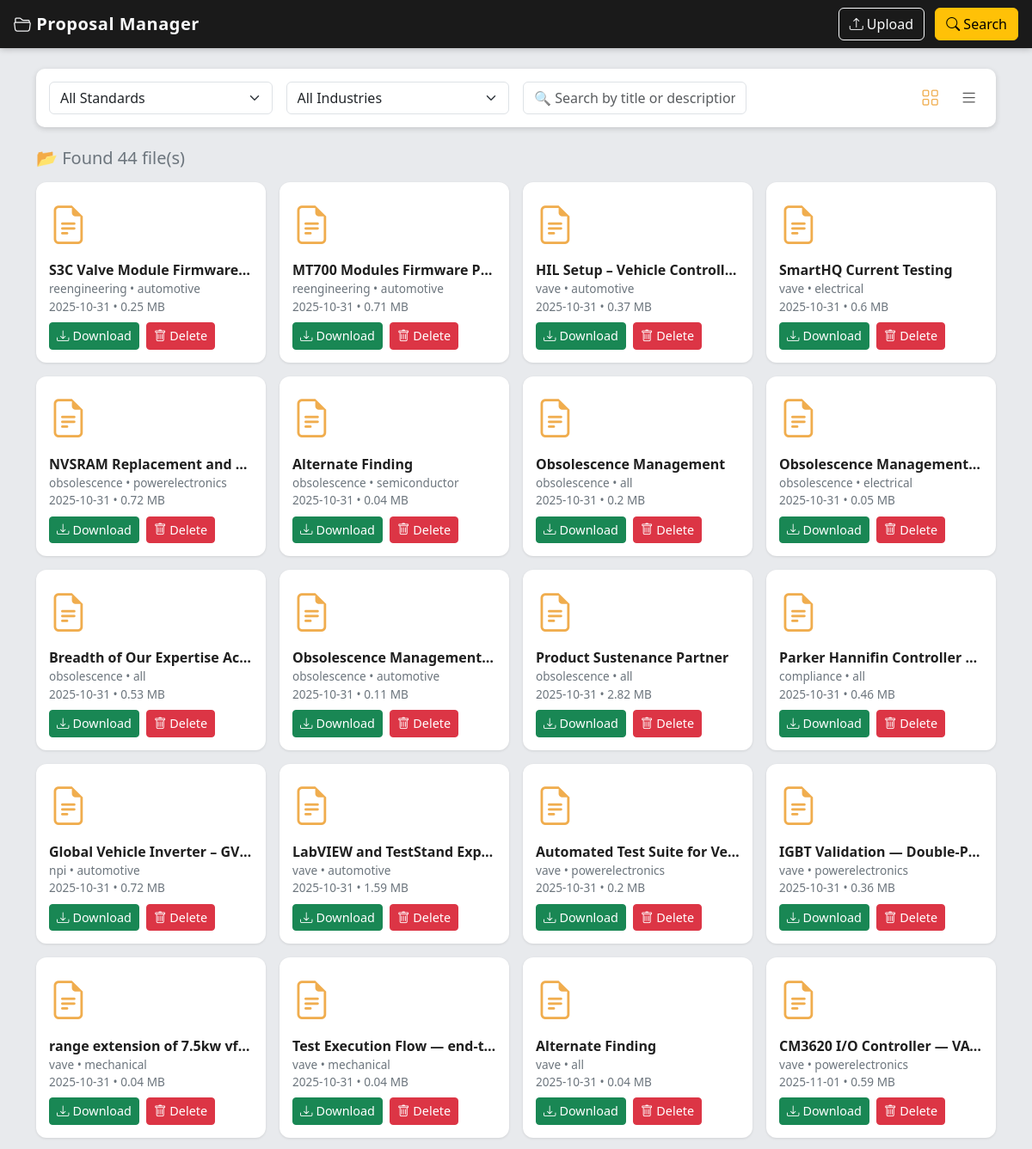
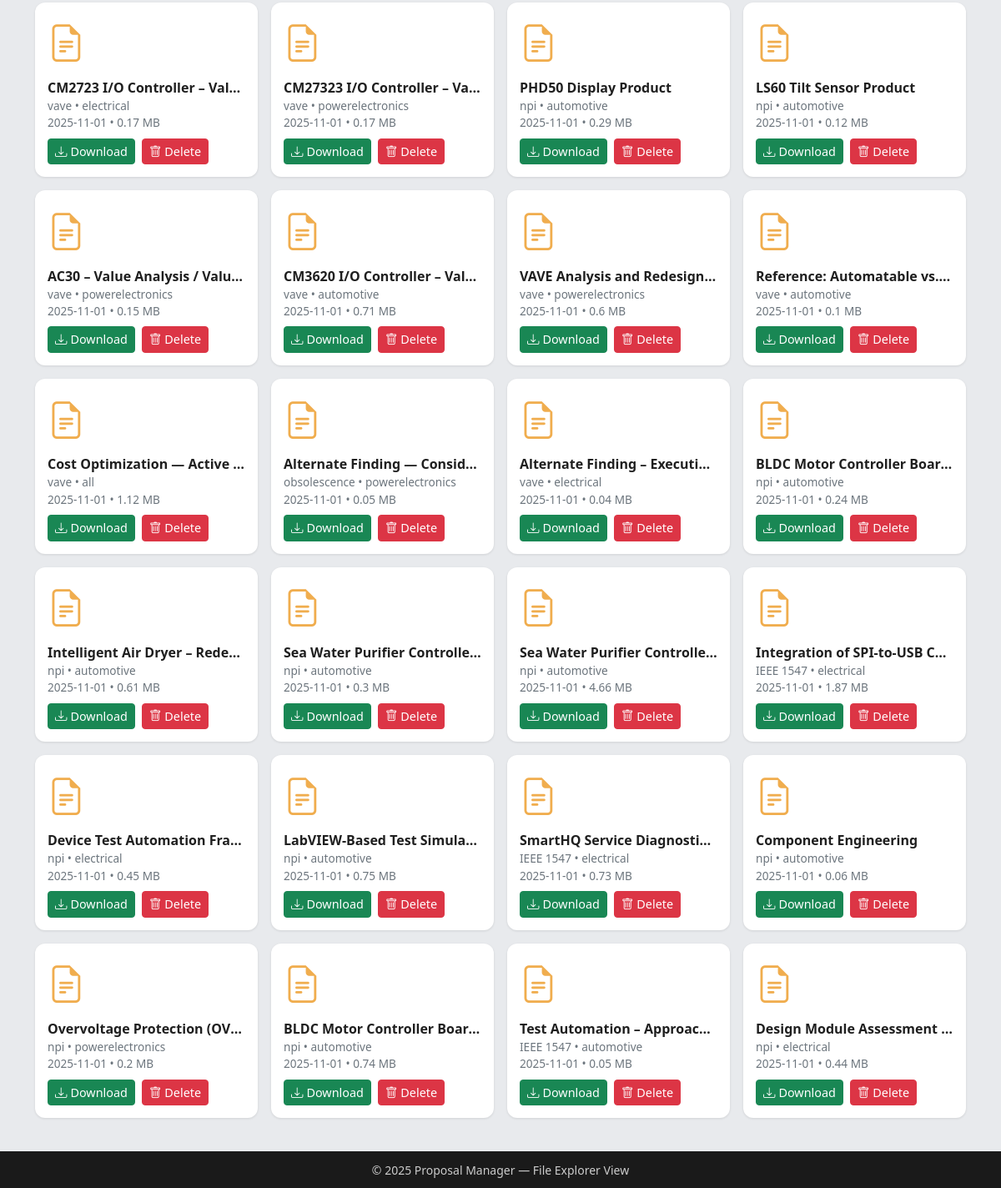
Screenshot of /search with the database file from the repository (2 pictures, top to bottom).
### newapp.py (models this page shows)
class Proposal(db.Model):
    __tablename__ = 'proposals'
    id = db.Column(db.Integer, primary_key=True)
    title = db.Column(db.String(150), nullable=False)
    description = db.Column(db.Text, nullable=True)
    standard = db.Column(db.String(100), nullable=True)
    industry = db.Column(db.String(100), nullable=True)
    filename = db.Column(db.String(200), nullable=True)
    file_size = db.Column(db.Float, nullable=True)  # ✅ new field added
    uploaded_at = db.Column(db.DateTime, default=datetime.utcnow)
    user_id = db.Column(db.Integer, db.ForeignKey('users.id'), nullable=False)

### newapp.py (the view)
    @app.route('/search', methods=['GET', 'POST'])
    def search():
        keyword = request.args.get('keyword', '').lower()
        standard = request.args.get('standard', '').lower()
        industry = request.args.get('industry', '').lower()
        query = Proposal.query
        if keyword:
            query = query.filter(Proposal.title.ilike(f'%{keyword}%') | Proposal.description.ilike(f'%{keyword}%'))
        if standard:
            query = query.filter(Proposal.standard.ilike(f'%{standard}%'))
        if industry:
            query = query.filter(Proposal.industry.ilike(f'%{industry}%'))
        results = query.all()
        return render_template('search_results.html', results=results, year=datetime.now().year)

### templates/search_results.html (shortened to what this page needs)
<!DOCTYPE html>
<html lang="en">
<head>
  <link href="https://cdn.jsdelivr.net/npm/bootstrap@5.3.3/dist/css/bootstrap.min.css" rel="stylesheet" />
  <link href="https://cdn.jsdelivr.net/npm/bootstrap-icons@1.11.3/font/bootstrap-icons.css" rel="stylesheet" />
</head>
<body>
  <nav class="navbar navbar-expand-lg px-3">
    <a class="navbar-brand" href="{{ url_for('home') }}">
      <i class="bi bi-folder2-open"></i> Proposal Manager
    </a>
    <div class="ms-auto">
      <a href="{{ url_for('upload') }}" class="btn btn-outline-light me-2"><i class="bi bi-upload"></i> Upload</a>
      <a href="{{ url_for('search') }}" class="btn btn-warning"><i class="bi bi-search"></i> Search</a>
    </div>
  </nav>
  <main class="container my-4">
    <div class="search-bar">
      <form id="searchForm" class="row g-3 align-items-center" autocomplete="off">
        <div class="col-md-3">
          <select id="standardFilter" name="standard" class="form-select">
            <option value="">All Standards</option>
          </select>
        </div>
        <div class="col-md-3">
          <select id="industryFilter" name="industry" class="form-select">
            <option value="">All Industries</option>
          </select>
        </div>
        <div class="col-md-3">
          <input id="searchInput" type="text" name="keyword" class="form-control"
                 placeholder="🔍 Search by title or description">
        </div>
        <div class="col-md-3 view-toggle">
          <button type="button" id="gridView" class="active" title="Grid View"><i class="bi bi-grid"></i></button>
          <button type="button" id="listView" title="List View"><i class="bi bi-list"></i></button>
        </div>
      </form>
    </div>
    {% if results is defined %}
      {% if results %}
        <h5 class="mt-4 mb-3 text-secondary" id="resultCount">📂 Found {{ results|length }} file(s)</h5>
        <div id="gridContainer" class="file-grid fade-in">
          {% for proposal in results %}
            <div class="file-card"
                 data-title="{{ proposal.title | lower }}"
                 data-description="{{ proposal.description | lower }}"
                 data-standard="{{ proposal.standard | lower }}"
                 data-industry="{{ proposal.industry | lower }}">
              <div class="file-icon"><i class="bi bi-file-earmark-text"></i></div>
              <div class="file-title">{{ proposal.title }}</div>
              <div class="file-meta">
                {{ proposal.standard or 'No Standard' }} • {{ proposal.industry or 'Unknown' }}<br>
                {{ proposal.uploaded_at.strftime("%Y-%m-%d") }} • {{ proposal.file_size or '0' }} MB
              </div>
              <div class="file-actions">
                <a href="{{ url_for('download', proposal_id=proposal.id) }}" class="btn btn-success btn-sm btn-icon">
                  <i class="bi bi-download"></i> Download
                </a>
                <form method="post" action="{{ url_for('delete', proposal_id=proposal.id) }}" class="d-inline"
                      onsubmit="return confirm('Are you sure you want to delete this file?');">
                  <button type="submit" class="btn btn-danger btn-sm btn-icon">
                    <i class="bi bi-trash"></i> Delete
                  </button>
                </form>
              </div>
            </div>
          {% endfor %}
        </div>
      {% else %}
        <p class="text-center mt-4 text-muted">No files match your search.</p>
      {% endif %}
    {% else %}
      <p class="text-center mt-4 text-muted">Start typing above to search through proposals.</p>
    {% endif %}
  </main>
  <footer class="text-center">
    <small>&copy; {{ year }} Proposal Manager — File Explorer View</small>
  </footer>
</body>
</html>

### templates/search_results.html (style rules this page uses)
body { background: #e8eaed; font-family: "Segoe UI", sans-serif; color: #1f1f1f; }
.navbar { background-color: #1a1a1a; box-shadow: 0 0 8px rgba(0, 0, 0, 0.3); }
.navbar-brand { color: #f8f9fa !important; font-weight: 600; letter-spacing: 0.5px; }
.search-bar { background: #fff; border-radius: 10px; padding: 15px; box-shadow: 0 2px 6px rgba(0, 0, 0, 0.15); }
.file-grid { display: grid; grid-template-columns: repeat(auto-fill, minmax(240px, 1fr)); gap: 1rem; margin-top: 1rem; }
.file-card { background: #fff; border-radius: 12px; padding: 15px; transition: all 0.25s ease-in-out; box-shadow: 0 1px 3px rgba(0, 0, 0, 0.1); cursor: pointer; }
.file-icon { font-size: 2.8rem; color: #f0ad4e; }
.file-title { font-weight: 600; margin-top: 8px; font-size: 1rem; text-overflow: ellipsis; overflow: hidden; white-space: nowrap; }
.file-meta { font-size: 0.85rem; color: #6c757d; }
.file-actions { margin-top: 8px; display: flex; gap: 8px; }
.btn-icon { display: flex; align-items: center; gap: 4px; font-size: 0.9rem; }
.view-toggle { text-align: right; }
.view-toggle button { border: none; background: transparent; color: #555; font-size: 1.3rem; margin-left: 8px; transition: color 0.2s ease-in-out; }
.view-toggle button.active { color: #f0ad4e; }
footer { background: #1a1a1a; color: #ccc; padding: 10px; margin-top: 40px; }
.fade-in { animation: fadeIn 0.4s ease-in-out; }

### rows the page displays
Proposal: title "S3C Valve Module Firmware…", standard "reengineering", industry "automotive", uploaded_at "2025-10-31", file_size "0.25"
Proposal: title "MT700 Modules Firmware P…", standard "reengineering", industry "automotive", uploaded_at "2025-10-31", file_size "0.71"
Proposal: title "HIL Setup – Vehicle Controll…", standard "vave", industry "automotive", uploaded_at "2025-10-31", file_size "0.37"
Proposal: title "SmartHQ Current Testing", standard "vave", industry "electrical", uploaded_at "2025-10-31", file_size "0.6"
Proposal: title "NVSRAM Replacement and…", standard "obsolescence", industry "powerelectronics", uploaded_at "2025-10-31", file_size "0.72"
Proposal: title "Alternate Finding", standard "obsolescence", industry "semiconductor", uploaded_at "2025-10-31", file_size "0.04"
Proposal: title "Obsolescence Management", standard "obsolescence", industry "all", uploaded_at "2025-10-31", file_size "0.2"
Proposal: title "Obsolescence Management…", standard "obsolescence", industry "electrical", uploaded_at "2025-10-31", file_size "0.05"
Proposal: title "Breadth of Our Expertise Ac…", standard "obsolescence", industry "all", uploaded_at "2025-10-31", file_size "0.53"
Proposal: title "Obsolescence Management…", standard "obsolescence", industry "automotive", uploaded_at "2025-10-31", file_size "0.11"
Proposal: title "Product Sustenance Partner", standard "obsolescence", industry "all", uploaded_at "2025-10-31", file_size "2.82"
Proposal: title "Parker Hannifin Controller…", standard "compliance", industry "all", uploaded_at "2025-10-31", file_size "0.46"
Proposal: title "Global Vehicle Inverter – GV…", standard "npi", industry "automotive", uploaded_at "2025-10-31", file_size "0.72"
Proposal: title "LabVIEW and TestStand Exp…", standard "vave", industry "automotive", uploaded_at "2025-10-31", file_size "1.59"
Proposal: title "Automated Test Suite for Ve…", standard "vave", industry "powerelectronics", uploaded_at "2025-10-31", file_size "0.2"
Proposal: title "IGBT Validation — Double-P…", standard "vave", industry "powerelectronics", uploaded_at "2025-10-31", file_size "0.36"
Proposal: title "range extension of 7.5kw vf…", standard "vave", industry "mechanical", uploaded_at "2025-10-31", file_size "0.04"
Proposal: title "Test Execution Flow — end-t…", standard "vave", industry "mechanical", uploaded_at "2025-10-31", file_size "0.04"
Proposal: title "Alternate Finding", standard "vave", industry "all", uploaded_at "2025-10-31", file_size "0.04"
Proposal: title "CM3620 I/O Controller — VA…", standard "vave", industry "powerelectronics", uploaded_at "2025-11-01", file_size "0.59"
Proposal: title "CM2723 I/O Controller – Val…", standard "vave", industry "electrical", uploaded_at "2025-11-01", file_size "0.17"
Proposal: title "CM27323 I/O Controller – Va…", standard "vave", industry "powerelectronics", uploaded_at "2025-11-01", file_size "0.17"
Proposal: title "PHD50 Display Product", standard "npi", industry "automotive", uploaded_at "2025-11-01", file_size "0.29"
Proposal: title "LS60 Tilt Sensor Product", standard "npi", industry "automotive", uploaded_at "2025-11-01", file_size "0.12"
Proposal: title "AC30 – Value Analysis / Valu…", standard "vave", industry "powerelectronics", uploaded_at "2025-11-01", file_size "0.15"
Proposal: title "CM3620 I/O Controller – Val…", standard "vave", industry "automotive", uploaded_at "2025-11-01", file_size "0.71"
Proposal: title "VAVE Analysis and Redesign…", standard "vave", industry "powerelectronics", uploaded_at "2025-11-01", file_size "0.6"
Proposal: title "Reference: Automatable vs.…", standard "vave", industry "automotive", uploaded_at "2025-11-01", file_size "0.1"
Proposal: title "Cost Optimization — Active…", standard "vave", industry "all", uploaded_at "2025-11-01", file_size "1.12"
Proposal: title "Alternate Finding — Consid…", standard "obsolescence", industry "powerelectronics", uploaded_at "2025-11-01", file_size "0.05"
Proposal: title "Alternate Finding – Executi…", standard "vave", industry "electrical", uploaded_at "2025-11-01", file_size "0.04"
Proposal: title "BLDC Motor Controller Boar…", standard "npi", industry "automotive", uploaded_at "2025-11-01", file_size "0.24"
Proposal: title "Intelligent Air Dryer – Rede…", standard "npi", industry "automotive", uploaded_at "2025-11-01", file_size "0.61"
Proposal: title "Sea Water Purifier Controlle…", standard "npi", industry "automotive", uploaded_at "2025-11-01", file_size "0.3"
Proposal: title "Sea Water Purifier Controlle…", standard "npi", industry "automotive", uploaded_at "2025-11-01", file_size "4.66"
Proposal: title "Integration of SPI-to-USB C…", standard "IEEE 1547", industry "electrical", uploaded_at "2025-11-01", file_size "1.87"
Proposal: title "Device Test Automation Fra…", standard "npi", industry "electrical", uploaded_at "2025-11-01", file_size "0.45"
Proposal: title "LabVIEW-Based Test Simula…", standard "npi", industry "automotive", uploaded_at "2025-11-01", file_size "0.75"
Proposal: title "SmartHQ Service Diagnosti…", standard "IEEE 1547", industry "electrical", uploaded_at "2025-11-01", file_size "0.73"
Proposal: title "Component Engineering", standard "npi", industry "automotive", uploaded_at "2025-11-01", file_size "0.06"
Proposal: title "Overvoltage Protection (OV…", standard "npi", industry "powerelectronics", uploaded_at "2025-11-01", file_size "0.2"
Proposal: title "BLDC Motor Controller Boar…", standard "npi", industry "automotive", uploaded_at "2025-11-01", file_size "0.74"
Proposal: title "Test Automation – Approac…", standard "IEEE 1547", industry "automotive", uploaded_at "2025-11-01", file_size "0.05"
Proposal: title "Design Module Assessment…", standard "npi", industry "electrical", uploaded_at "2025-11-01", file_size "0.44"

### other values shown
{{ results|length }} "44"
